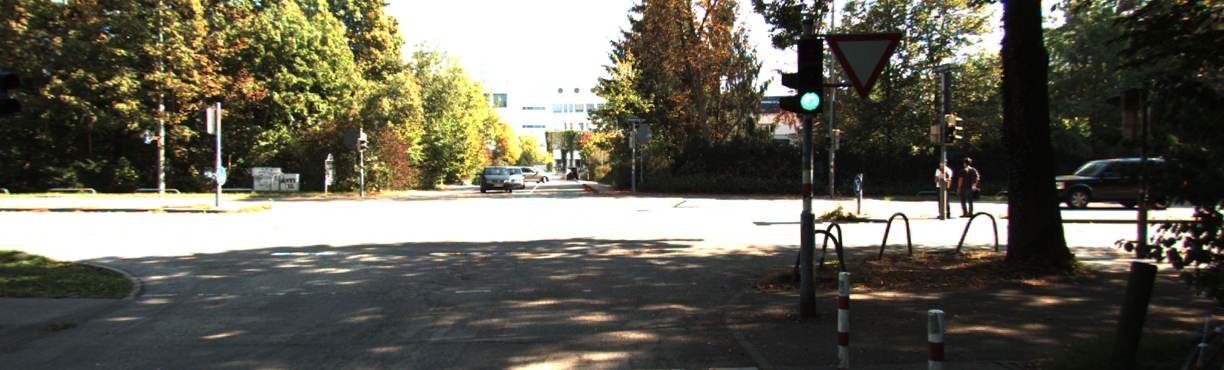
#> input picture problem1/adaptive_hist_data/0000000000.png, 1224 x 370 px
$ jupyter execute problem1.ipynb
#> lines starting #> are read from the running program, lines starting #| are printed output that depends on the picture
[cell 1]
import cv2
import numpy as np
import matplotlib.pyplot as plt
img=cv2.imread('adaptive_hist_data/0000000000.png')
#> img is the input picture: shape (370, 1224, 3); mean B, G, R 83.7, 96.9, 98.8
#cv2.imshow("Original",img)
plt.imshow(img)
img=cv2.cvtColor(img,cv2.COLOR_BGR2GRAY)
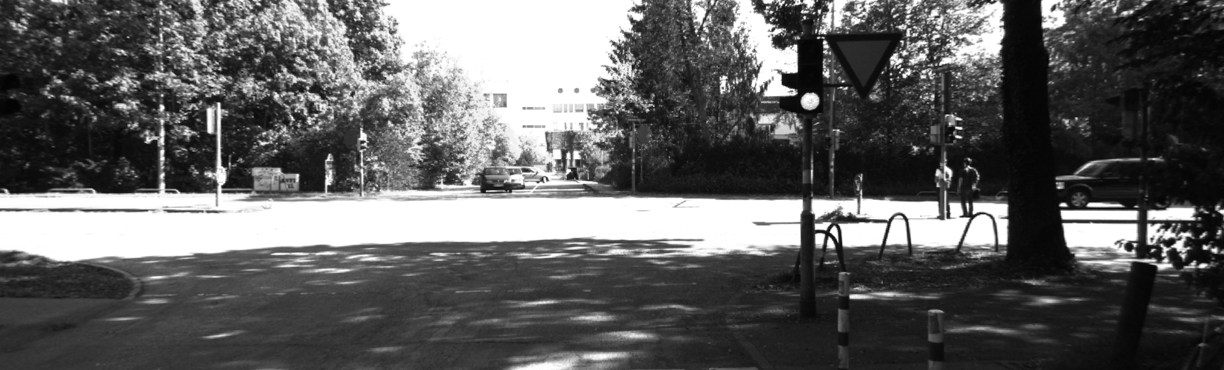
#> img: shape (370, 1224); min 3, max 255, mean 95.9
height,width=img.shape
#> height = 370; width = 1224

[cell 2]
def create_histogram(img):
    hist=np.zeros(256)
    for i in range(height):
        for j in range(width):
            hist[img[i][j]]+=1
    return hist

def create_cumulative_histogram(hist):
    cum_hist=np.zeros(256)
    cum_hist[0]=hist[0]
    for i in range(1,256):
        cum_hist[i]=hist[i]+cum_hist[i-1]
    return cum_hist

def show_histogram(img):
  fig,ax = plt.subplots(1,2,figsize=(15,5))
  ax[0].imshow(img,cmap="gray")
  ax[0].axis('off')
  ax[0].set_title("Image")

  ax[1].hist(img.ravel(), bins=40, range=(0.0, 256.0), ec='k') #calculating histogram
  ax[1].set_title("Histogram")
  ax[1].set_xlabel("range")
  plt.show()
def show_equalized_histogram(img_eq):


    fig,ax = plt.subplots(1,2,figsize=(15,5))
    ax[0].imshow(img_eq,cmap="gray")
    ax[0].axis('off')
    ax[0].set_title("Image")
    ax[1].hist(img_eq.ravel(), bins=40, range=(0.0, 256.0), ec='k') #calculating histogram
    ax[1].set_title("Histogram")
    ax[1].set_xlabel("range")
    plt.show()


def show_equalized_image_with_histogram(img_eq):
    img_eq=np.asarray(img_eq,dtype=np.uint8)
    img_eq=cv2.flip(img_eq,0)
    plt.hist(img_eq.flatten(), bins=40, range=(0.0, 256.0), ec='k') #calculating histogram
    plt.gca().invert_xaxis()
    plt.show()


def create_equalized_image(img,cum_hist):
    img_eq=np.zeros(img.shape)
    for i in range(height):
        for j in range(width):
            img_eq[i][j]=cum_hist[img[i][j]]
    return img_eq

def show_equalized_image(img_eq):
    plt.imshow(img_eq,cmap="gray")

    plt.show()

[cell 3]
show_histogram(img)
#> in show_histogram, `plt.show()`:
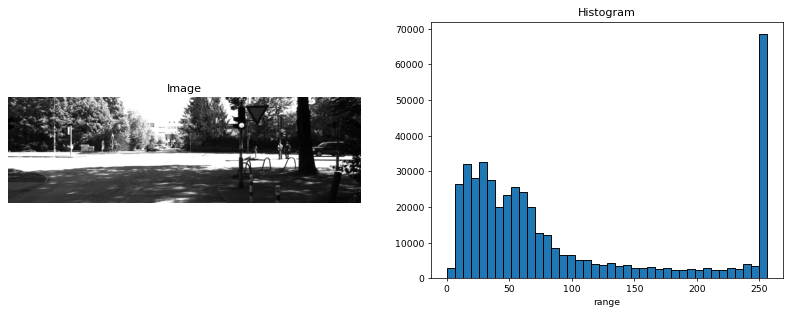
#> figure drawn by matplotlib, 2 panels; panel 2: tallest bar 68568 high, from x = 249.6 to 256
fin=create_equalized_image(img,create_cumulative_histogram(create_histogram(img)))
#> after the loop in create_cumulative_histogram, `for i in range(1,256):`: cum_hist = 256 values from 0 to 452880
#> in create_equalized_image, `img_eq=np.zeros(img.shape)`: img_eq: shape (370, 1224) float64; every value is 0
#> after the loop in create_equalized_image, `for i in range(height):`:
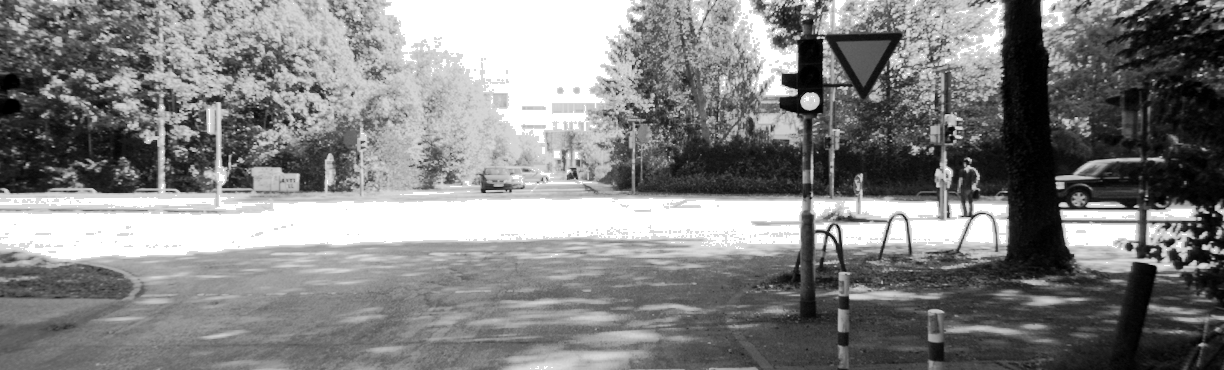
#> img_eq: shape (370, 1224) float64; min 52, max 452880, mean 232088.8; drawn with min black and max white
show_equalized_image_with_histogram(fin)
#> in show_equalized_image_with_histogram, `img_eq=np.asarray(img_eq,dtype=np.uint8)`:
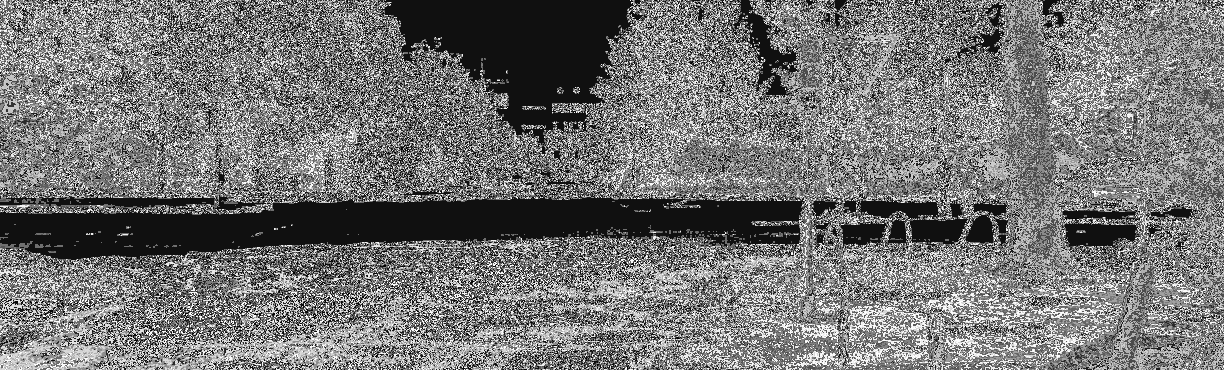
#> img_eq: shape (370, 1224); min 0, max 253, mean 116.7
#> in show_equalized_image_with_histogram, `img_eq=cv2.flip(img_eq,0)`:
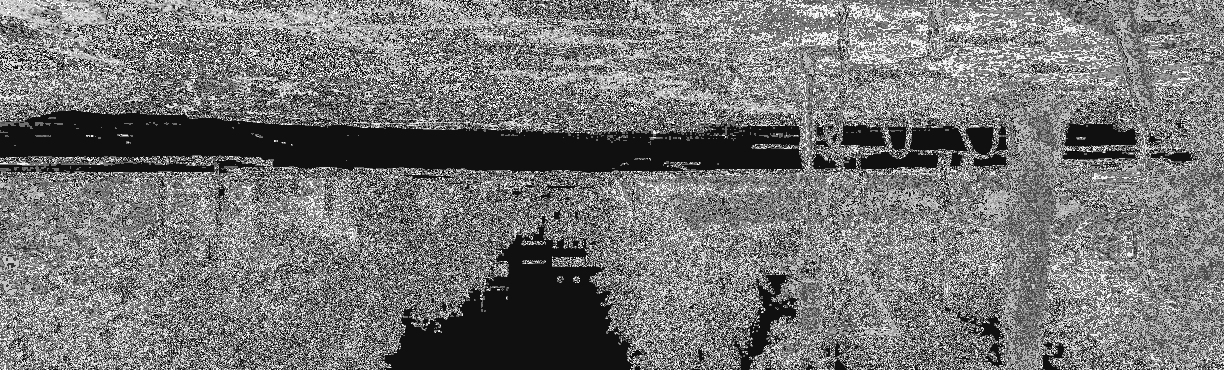
#> img_eq: shape (370, 1224); min 0, max 253, mean 116.7
#> in show_equalized_image_with_histogram, `plt.show()`:
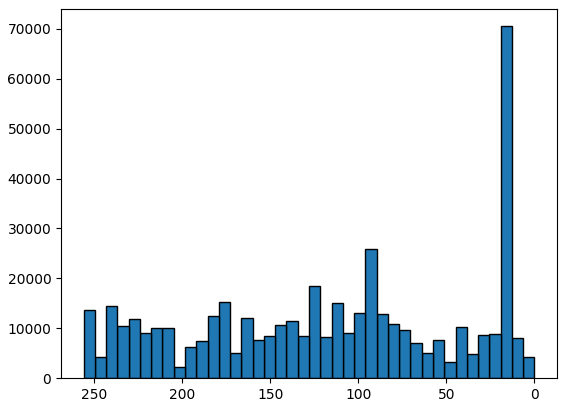
#> figure drawn by matplotlib, 1 panel; tallest bar 70507 high, from x = 12.8 to 19.2
show_equalized_histogram(fin)
#> in show_equalized_histogram, `plt.show()`:
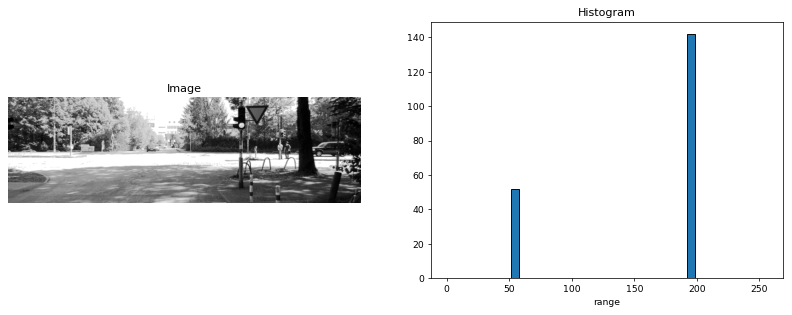
#> figure drawn by matplotlib, 2 panels; panel 2: tallest bar 142 high, from x = 192 to 198.4
